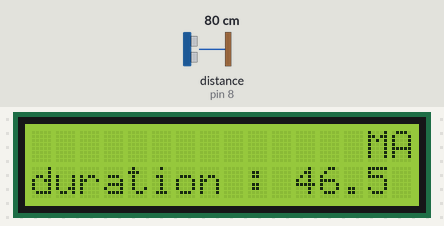
Recording of a sketch running on a simulated Arduino Uno, built with avr-gcc and run on an emulated ATmega328P. Shown: 16×2 character LCD. Wiring (inferred from the names in the program): ultrasonic range finder: trigger pin 9; echo pin 8. The inputs (shaded band) are chosen by the test bench; at power-on: distance to the obstacle (sensor on pin 8) 80 cm. The echo pulse lasts 58.3 µs per cm.

Above: at 1.2 s.
1.3 s: distance to the obstacle (sensor on pin 8) set to 299 cm
At 3.32 s:
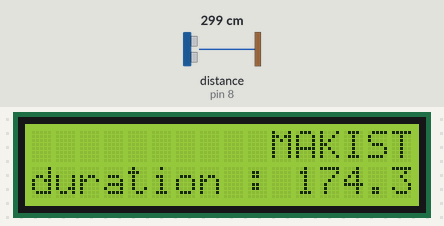
3.6 s: distance to the obstacle (sensor on pin 8) set to 2 cm
At 4.32 s:
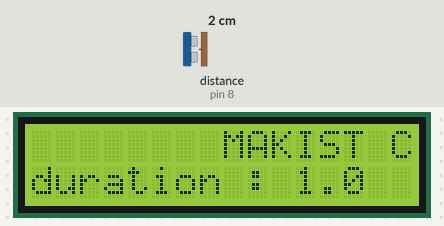
6.5 s: distance to the obstacle (sensor on pin 8) set to 4 cm
At 8.4 s:
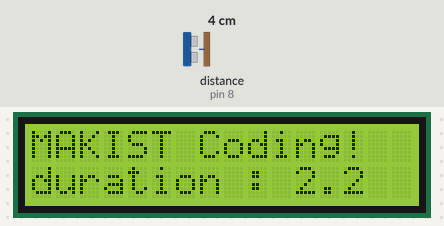
Timing chart, 0 to 9.9 s (numbered marks = the images above; inputs shaded):
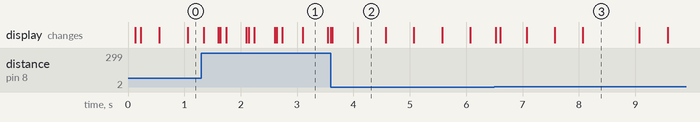

The sketch:

lcd_duration.ino
```cpp
#include <Wire.h>               // I2C 통신을 위한 라이브러리 포함
#include <LiquidCrystal_I2C.h>  // I2C 방식의 LCD를 제어하기 위한 라이브러리 포함

// I2C 주소 설정 (일반적으로 0x27 또는 0x3F 사용)
// 16x2 LCD 모듈 설정 (16 열, 2 행)
LiquidCrystal_I2C lcd(0x27, 16, 2);

int e = 8;
int t = 9;

unsigned long beforedu = 0;
unsigned long nowdu = 0;

unsigned long beforelcd = 0;
unsigned long nowlcd = 0;
int i = 15;


void setup() {
  //lCD 초기화
  lcd.init(); // LCD 모듈을 초기화하고 설정된 I2C 주소와 통신 시작
  lcd.backlight(); // LCD 백라이트 켜기
  pinMode(t, OUTPUT);
  pinMode(e, INPUT);
}

void loop() {
  nowdu = millis();
  if (nowdu - beforedu >= 100)
  {
    beforedu = nowdu;
    digitalWrite(t, HIGH);
    delayMicroseconds(10);
    digitalWrite(t, LOW);
    float duration = pulseIn(e, HIGH);
    float distance = duration / 29 / 2;
    lcd.setCursor(0, 1);
    lcd.print ("duration : ");
    lcd.setCursor(11, 1);
    lcd.print ("      ");
    lcd.setCursor(11, 1);
    lcd.print (duration/100, 1);
  }

  nowlcd = millis();
  if (nowlcd - beforelcd >= 500)
  {
    beforelcd = nowlcd;
    if(i < 0)
    {
      i = 15;
    }
    else
    {
      lcd.setCursor(0, 0);
      lcd.print ("                ");
      lcd.setCursor(i, 0);
      lcd.print ("MAKIST Coding!");
      i--;
    }
  }
}
```

Measured:
- what the display in image 1 shows lasts 0.4 s, from 3.1 s to 3.5 s
- what the display in image 2 shows lasts 0.5 s, from 4.1 s to 4.6 s
